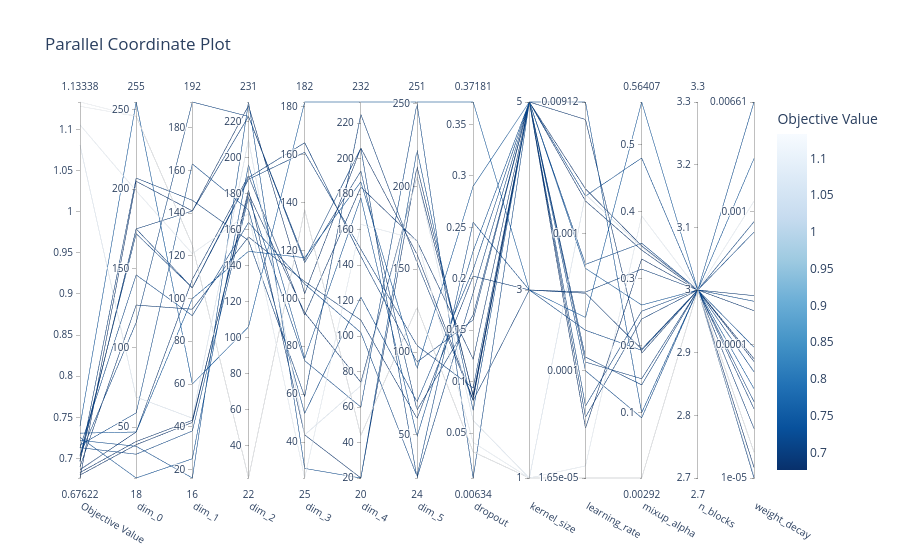

Here is the notebook cell this chart was saved with:
### Code cell
optuna.visualization.plot_parallel_coordinate(study)

### Figure 1 — Plotly figure (JSON) as saved in the notebook; plotly's stock layout.template omitted (floating-point values rounded to 4 significant figures)
{"data": [{"dimensions": [{"label": "Objective Value", "range": [0.6762, 1.133], "values": [1.128, 1.133, 1.106, 1.081, 0.7393, 0.69, 0.7131, 0.6961, 0.6863, 0.7256, 0.7162, 0.7308, 0.7027, 0.6979, 0.6971, 0.704, 0.6762, 0.6829, 0.6798, 0.722, 0.7131]}, {"label": "dim_0", "range": [18, 255], "values": [246, 246, 199, 69, 255, 127, 146, 207, 47, 18, 59, 47, 172, 175, 175, 116, 205, 41, 39, 38, 33]}, {"label": "dim_1", "range": [16, 192], "values": [125, 125, 121, 44, 60, 95, 92, 146, 109, 25, 163, 100, 105, 105, 141, 192, 141, 43, 42, 16, 38]}, {"label": "dim_2", "range": [22, 231], "values": [22, 22, 169, 210, 106, 156, 164, 154, 190, 196, 171, 148, 188, 189, 223, 223, 229, 180, 182, 231, 178]}, {"label": "dim_3", "range": [25, 182], "values": [137, 137, 25, 43, 182, 107, 106, 59, 93, 75, 52, 117, 161, 165, 115, 116, 102, 94, 43, 29, 74]}, {"label": "dim_4", "range": [20, 232], "values": [44, 44, 163, 72, 232, 109, 102, 225, 184, 178, 122, 187, 149, 145, 193, 206, 206, 74, 20, 20, 60]}, {"label": "dim_5", "range": [24, 251], "values": [127, 127, 168, 206, 251, 60, 25, 154, 167, 49, 70, 90, 104, 94, 65, 24, 159, 206, 212, 222, 250]}, {"label": "dropout", "range": [0.00634, 0.3718], "values": [0.03178, 0.03178, 0.04092, 0.06222, 0.3718, 0.2025, 0.255, 0.08151, 0.1218, 0.227, 0.2089, 0.29, 0.09384, 0.1601, 0.1649, 0.1864, 0.08251, 0.08693, 0.08537, 0.07203, 0.00634]}, {"label": "kernel_size", "range": [0, 2], "ticktext": ["1", "3", "5"], "tickvals": [0, 1, 2], "values": [0, 0, 0, 0, 1, 1, 1, 1, 2, 2, 2, 2, 2, 2, 2, 2, 2, 2, 2, 2, 2]}, {"label": "learning_rate", "range": [-4.782, -2.04], "ticktext": ["1.65e-05", "0.0001", "0.001", "0.00912"], "tickvals": [-4.782, -4, -3, -2.04], "values": [-4.782, -4.782, -4.694, -2.714, -3.611, -3.434, -3.704, -3.426, -2.168, -2.04, -4.0, -3.253, -3.9, -3.936, -4.337, -4.257, -4.418, -2.762, -2.674, -2.726, -3.224]}, {"label": "mixup_alpha", "range": [0.002916, 0.5641], "values": [0.002916, 0.002916, 0.3941, 0.3475, 0.5641, 0.1952, 0.1935, 0.3147, 0.1891, 0.1005, 0.09273, 0.2611, 0.1419, 0.151, 0.2401, 0.2519, 0.3298, 0.3431, 0.3494, 0.4806, 0.3533]}, {"label": "n_blocks", "range": [3, 3], "values": [3, 3, 3, 3, 3, 3, 3, 3, 3, 3, 3, 3, 3, 3, 3, 3, 3, 3, 3, 3, 3]}, {"label": "weight_decay", "range": [-5.0, -2.18], "ticktext": ["1e-05", "0.0001", "0.001", "0.00661"], "tickvals": [-5.0, -4, -3, -2.18], "values": [-4.805, -4.805, -2.924, -4.983, -4.33, -3.632, -3.155, -5.0, -3.745, -2.18, -3.674, -2.603, -4.426, -4.481, -4.628, -3.077, -4.92, -4.126, -4.105, -4.019, -4.204]}], "labelangle": 30, "labelside": "bottom", "line": {"color": [1.128, 1.133, 1.106, 1.081, 0.7393, 0.69, 0.7131, 0.6961, 0.6863, 0.7256, 0.7162, 0.7308, 0.7027, 0.6979, 0.6971, 0.704, 0.6762, 0.6829, 0.6798, 0.722, 0.7131], "colorbar": {"title": {"text": "Objective Value"}}, "colorscale": [[0, "rgb(247,251,255)"], [0.125, "rgb(222,235,247)"], [0.25, "rgb(198,219,239)"], [0.375, "rgb(158,202,225)"], [0.5, "rgb(107,174,214)"], [0.625, "rgb(66,146,198)"], [0.75, "rgb(33,113,181)"], [0.875, "rgb(8,81,156)"], [1, "rgb(8,48,107)"]], "reversescale": true, "showscale": true}, "type": "parcoords"}], "layout": {"title": {"text": "Parallel Coordinate Plot"}}}
